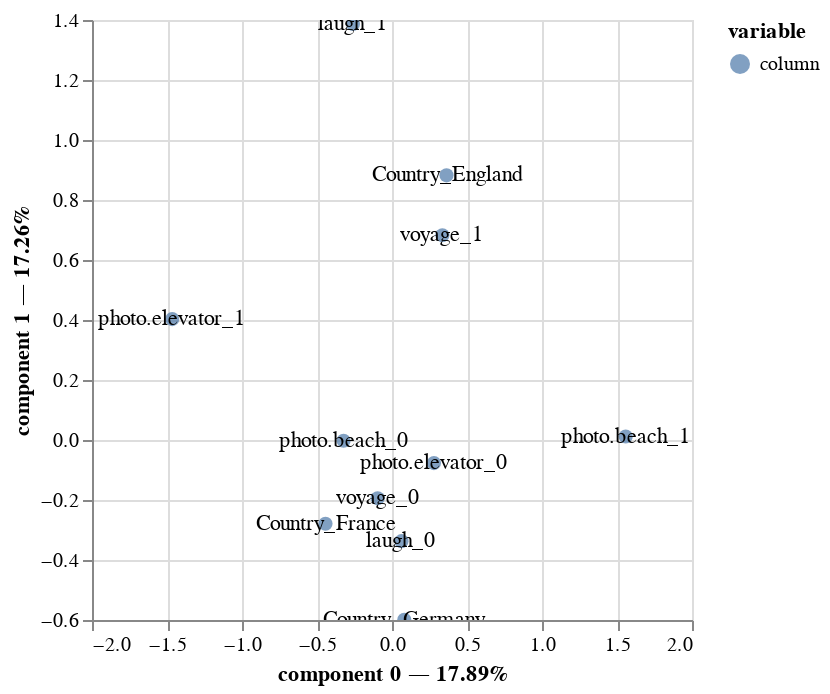

Notebook source saved alongside this figure:
### Code cell
# Visualizing the Results
mca.plot(
    users_qualit,
    x_component=0,
    y_component=1,
    show_column_markers=True,
    show_row_markers=False,
    show_column_labels=True,
    show_row_labels=False
)

### Figure 1 — Vega-Lite specification as saved in the notebook (floating-point values rounded to 4 significant figures)
{"config": {"view": {"continuousWidth": 300, "continuousHeight": 300}}, "layer": [{"mark": {"type": "circle", "size": 50}, "encoding": {"color": {"field": "variable", "type": "nominal"}, "tooltip": [{"field": "variable", "type": "nominal"}, {"field": "value", "type": "nominal"}, {"field": "component 0", "type": "quantitative"}, {"field": "component 1", "type": "quantitative"}], "x": {"axis": {"title": "component 0 — 17.89%"}, "field": "component 0", "scale": {"zero": false}, "type": "quantitative"}, "y": {"axis": {"title": "component 1 — 17.26%"}, "field": "component 1", "scale": {"zero": false}, "type": "quantitative"}}, "name": "view_1"}, {"mark": {"type": "text"}, "encoding": {"text": {"field": "label", "type": "nominal"}, "x": {"axis": {"title": "component 0 — 17.89%"}, "field": "component 0", "scale": {"zero": false}, "type": "quantitative"}, "y": {"axis": {"title": "component 1 — 17.26%"}, "field": "component 1", "scale": {"zero": false}, "type": "quantitative"}}}], "data": {"name": "data-1b5d86eb33e34293b962c0463fca57df"}, "params": [{"name": "param_3", "select": {"type": "interval", "encodings": ["x", "y"]}, "bind": "scales", "views": ["view_1"]}], "$schema": "https://vega.github.io/schema/vega-lite/v5.20.1.json", "datasets": {"data-1b5d86eb33e34293b962c0463fca57df": [{"component 0": 0.3634, "component 1": 0.8822, "variable": "column", "value": "Country_England", "label": "Country_England"}, {"component 0": -0.4433, "component 1": -0.2791, "variable": "column", "value": "Country_France", "label": "Country_France"}, {"component 0": 0.08182, "component 1": -0.5993, "variable": "column", "value": "Country_Germany", "label": "Country_Germany"}, {"component 0": -0.09567, "component 1": -0.1944, "variable": "column", "value": "voyage_0", "label": "voyage_0"}, {"component 0": 0.3359, "component 1": 0.6825, "variable": "column", "value": "voyage_1", "label": "voyage_1"}, {"component 0": 0.06332, "component 1": -0.3373, "variable": "column", "value": "laugh_0", "label": "laugh_0"}, {"component 0": -0.2603, "component 1": 1.387, "variable": "column", "value": "laugh_1", "label": "laugh_1"}, {"component 0": 0.2798, "component 1": -0.07695, "variable": "column", "value": "photo.elevator_0", "label": "photo.elevator_0"}, {"component 0": -1.465, "component 1": 0.403, "variable": "column", "value": "photo.elevator_1", "label": "photo.elevator_1"}, {"component 0": -0.3229, "component 1": -0.00241, "variable": "column", "value": "photo.beach_0", "label": "photo.beach_0"}, {"component 0": 1.558, "component 1": 0.01163, "variable": "column", "value": "photo.beach_1", "label": "photo.beach_1"}]}}
